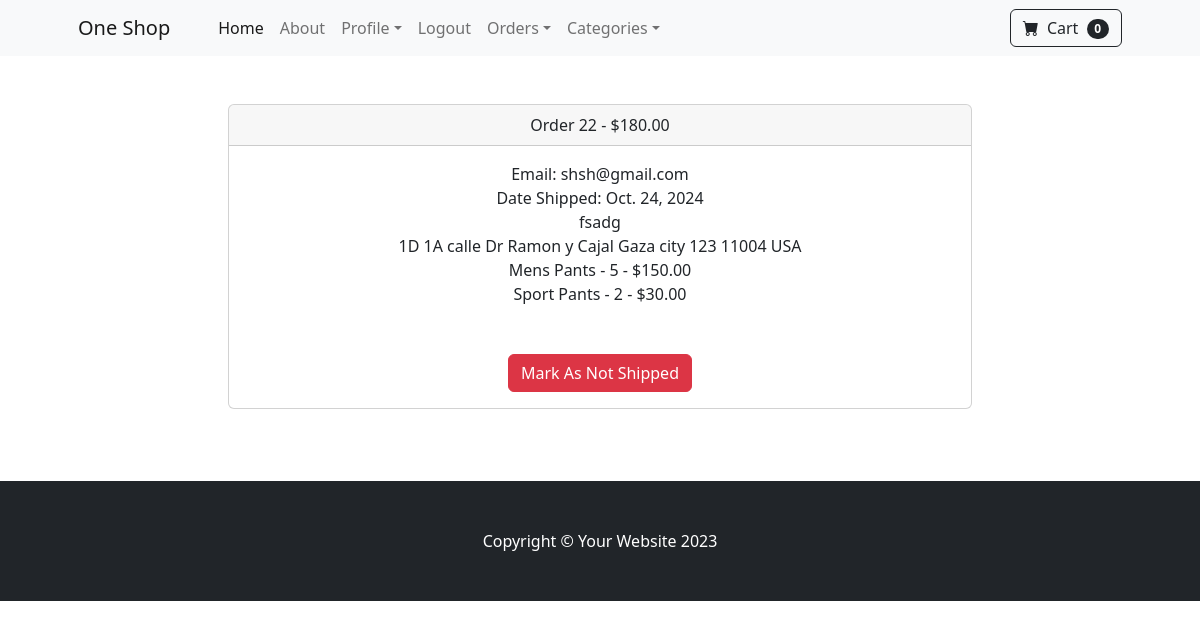
/payment/orders/22 (signed in), run on the app's committed database.
### payment/models.py (models this page shows, shortened)
class Order(models.Model):
    user = models.ForeignKey(User, on_delete=models.CASCADE, null=True, blank=True)
    full_name = models.CharField(max_length=250)
    email = models.CharField(max_length=250)
    ShippingAddress = models.TextField(max_length=1000)
    amount_paid = models.DecimalField(max_digits=7, decimal_places=2)
    date_ordered = models.DateTimeField(auto_now_add=True)
    shipped = models.BooleanField(default=False)
    date_shipped = models.DateField(blank=True, null=True)

class OrderItem(models.Model):
    order = models.ForeignKey(Order, on_delete=models.CASCADE, null=True)
    product = models.ForeignKey(Product, on_delete=models.CASCADE, null=True)
    user = models.ForeignKey(User, on_delete=models.CASCADE, null=True, blank=True)
    quantity = models.PositiveBigIntegerField(default=1)
    price = models.DecimalField(max_digits=7, decimal_places=2)

### store/models.py (models this page shows)
class Product(models.Model):
    name = models.CharField(max_length=50)
    price = models.DecimalField(default=0, decimal_places=2, max_digits=6)
    category = models.ForeignKey(Category, on_delete=models.CASCADE, default=1)
    description = models.CharField(max_length=250, default='', blank=True, null=True)
    image = models.ImageField(upload_to='uploads/product/')
    on_sale = models.BooleanField(default=False)
    sale_price = models.DecimalField(default=0, decimal_places=2, max_digits=6)
    def __str__(self) -> str:
        return self.name

### payment/views.py (the view, shortened to what this page needs)
# urls.py: path('orders/<int:pk>', views.orders, name= 'orders'),
def orders(request, pk):
    if request.user.is_authenticated and request.user.is_superuser:
        order = Order.objects.get(id=pk)
        order_items = OrderItem.objects.filter(order=pk)
        return render(request, 'payment/orders.html', {'order': order, 'order_items':order_items})
    else:
        messages.error(request, 'Access Denied')
        return redirect('index')

### cart/cart.py (called while the page is built)
    def __len__(self):
        return len(self.cart)

### cart/context_processors.py (called while the page is built)
def cart(request):
    return {'cart': Cart(request)}

### payment/templates/payment/orders.html (shortened to what this page needs)
{% extends 'base.html' %}
{% block content %}
<div class="container">
    <div class="row">
        <center>
            <div class="col-8">
                <br /><br />
                <div class="card">
                    <div class="card-header">
                        Order {{ order.id}} - ${{order.amount_paid}}
                    </div>
                    <div class="card-body">
                        Email: {{ order.email}}<br />
                        {% if order.date_shipped %}
                        Date Shipped: {{ order.date_shipped}}
                        {% else %}
                        Date Ordered: {{ order.date_ordered}}
                        {% endif %}
                        <br/>
                        {{ order.full_name }}
                        <br>
                        {{ order.ShippingAddress }}
                        <br>
                        {% for item in order_items %}
                        {{ item.product }} - {{ item.quantity }} - ${{ item.price }}<br />
                        {% endfor %}
                        <br/><br/>
                        {% if not order.shipped %}
                        <form method="POST">
                            {% csrf_token %}
                            <input type="hidden" name="shipping_status" value="true">
                            <button type="Submit" class="btn btn-success">Mark As Shipped</button>
                            </from>
                            {% else %}
                            <form method="POST">
                                <button type="Submit" class="btn btn-danger">Mark As Not Shipped</button>
                                {% endif %}
                    </div>
                </div>
                <br />
                <br /><br />
            </div>
        </center>
    </div>
</div>
{% endblock %}

### data on the page
Order: id "22", amount_paid "180.00", email "shsh@gmail.com", date_shipped "Oct. 24, 2024", full_name "fsadg", ShippingAddress "1D 1A calle Dr Ramon y Cajal Gaza city 123 11004 USA"
OrderItem: product "Mens Pants", quantity "5", price "150.00"
OrderItem: product "Sport Pants", quantity "2", price "30.00"

### other printed values
{{ cart|length }} "0"
